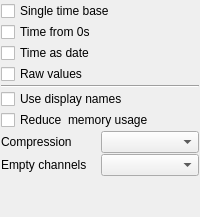
                  <widget class="QWidget" name="HDF5">
                   <layout class="QGridLayout" name="gridLayout_2">
                    <property name="leftMargin">
  <number>1</number>
</property>
                    <property name="topMargin">
  <number>1</number>
</property>
                    <property name="rightMargin">
  <number>1</number>
</property>
                    <property name="bottomMargin">
  <number>1</number>
</property>
                    <property name="spacing">
  <number>1</number>
</property>
                    <item row="8" column="1">
                     <widget class="QComboBox" name="empty_channels"/>
                    </item>
                    <item row="9" column="0">
                     <spacer name="verticalSpacer_3">
                      <property name="orientation">
                       <enum>Qt::Orientation::Vertical</enum>
                      </property>
                      <property name="sizeHint" stdset="0">
                       <size>
                        <width>20</width>
                        <height>40</height>
                       </size>
                      </property>
                     </spacer>
                    </item>
                    <item row="7" column="0">
                     <widget class="QLabel" name="label_67">
                      <property name="text">
                       <string>Compression</string>
                      </property>
                     </widget>
                    </item>
                    <item row="8" column="0">
                     <widget class="QLabel" name="label_65">
                      <property name="text">
                       <string>Empty channels</string>
                      </property>
                     </widget>
                    </item>
                    <item row="7" column="1">
                     <widget class="QComboBox" name="export_compression"/>
                    </item>
                    <item row="4" column="0" colspan="2">
                     <widget class="Line" name="line_30">
                      <property name="orientation">
                       <enum>Qt::Orientation::Horizontal</enum>
                      </property>
                     </widget>
                    </item>
                    <item row="0" column="0" colspan="2">
                     <widget class="QCheckBox" name="single_time_base">
                      <property name="text">
                       <string>Single time base</string>
                      </property>
                     </widget>
                    </item>
                    <item row="1" column="0" colspan="2">
                     <widget class="QCheckBox" name="time_from_zero">
                      <property name="text">
                       <string>Time from 0s</string>
                      </property>
                     </widget>
                    </item>
                    <item row="2" column="0" colspan="2">
                     <widget class="QCheckBox" name="time_as_date">
                      <property name="text">
                       <string>Time as date</string>
                      </property>
                     </widget>
                    </item>
                    <item row="3" column="0" colspan="2">
                     <widget class="QCheckBox" name="raw">
                      <property name="text">
                       <string>Raw values</string>
                      </property>
                     </widget>
                    </item>
                    <item row="5" column="0" colspan="2">
                     <widget class="QCheckBox" name="use_display_names">
                      <property name="text">
                       <string>Use display names</string>
                      </property>
                     </widget>
                    </item>
                    <item row="6" column="0" colspan="2">
                     <widget class="QCheckBox" name="reduce_memory_usage">
                      <property name="text">
                       <string>Reduce  memory usage</string>
                      </property>
                     </widget>
                    </item>
                   </layout>
                  </widget>
